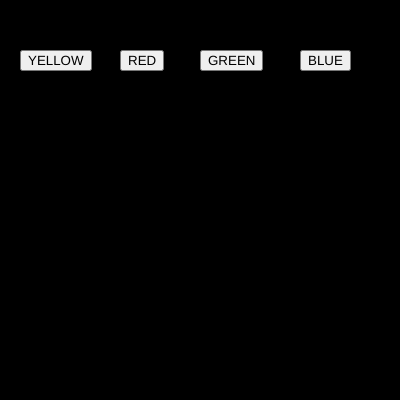
Frame 1 (no input)
Frame 60 (no input): identical to frame 1, image omitted
Frame 120 (the mouse pressed at the canvas centre since frame 60): identical to frame 1, image omitted

The p5.js sketch that drew this single still picture (run headless with seeded random() and noise() and a simulated clock; from frame 60 on, the mouse is pressed at the canvas centre):

// p5.js sketch
// ── sketch.js
var btn_red;
var btn_green;
var btn_blue;
var btn_yellow;

var r = 0;
var g = 0;
var b = 0;

function setup() {
  createCanvas(400, 400);  
  btn_red=createButton("RED");
  btn_red.position(120,50);
  btn_red.mousePressed(red_bg);

  btn_green=createButton("GREEN");
  btn_green.position(200,50);
  btn_green.mousePressed(green_bg);

  btn_blue=createButton("BLUE");
  btn_blue.position(300,50);
  btn_blue.mousePressed(blue_bg);

  btn_pink=createButton("YELLOW");
  btn_pink.position(20,50);
  btn_pink.mousePressed(yellow_bg);

}

function draw() {
  background(r,g,b);
}
function red_bg()
{
  r=225;
  g=0;
  b=0;
}
function green_bg()
{
  r=0;
  g=225;
  b=0;
}
function blue_bg()
{
  r=0;
  g=0;
  b=225;
}
function yellow_bg()
{
r=225;
g=225;
b=0;
}
